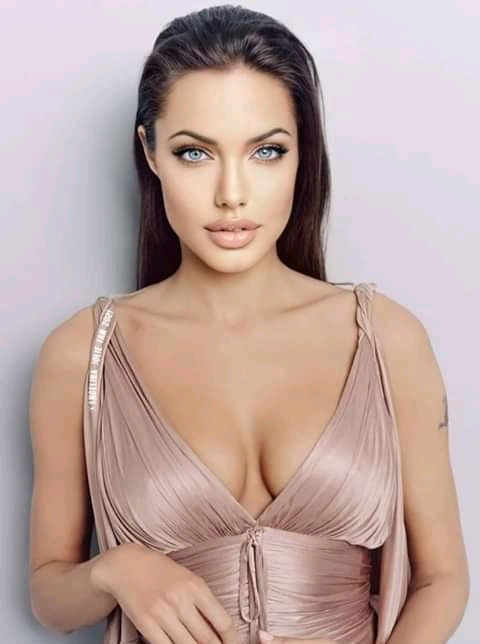
#> input picture ManagementSystems/Hotel Managemet System/profiles/b (4).jpg, 480 x 644 px
$ python dropshadowsPiL.py   (older library calls are emulated)
#> lines starting #> are read from the running program, lines starting #| are printed output that depends on the picture; after the words box and inside, x2 and y2 are one past the last pixel; in counts of white or black regions, pixels touching at a corner belong together
from PIL import Image,ImageFilter

def dropShadow(image, offset=(5,5), background="white", shadow="grey", border=8, iterations=3):
    totalWidth=image.size[0]+abs(offset[0])+2*border
    totalHeight=image.size[0]+abs(offset[1])+2*border
    back=Image.new(image.mode, (totalWidth,totalHeight),background)

    shadowLeft= border+max(offset[0],0)
    shadowTop=border+max(offset[1],0)
    back.paste(shadow, [shadowLeft,shadowTop,shadowLeft+image.size[0],shadowTop+image.size[1]])

    n=0
    while n<iterations:
        back=back.filter(ImageFilter.BLUR)
        n+=1

    imageLeft=border-min(offset[0],0)
    imageTop=border-min(offset[1],0)
    back.paste(image,(imageLeft,imageTop))
    return back

if __name__=="__main__":
    image=Image.open("./profiles/b (4).jpg")
#> image is the input picture: PIL image 480x644 RGB; mean R, G, B 189.1, 164.8, 159
    image.thumbnail((200,200),Image.ANTIALIAS)
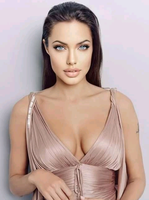
#> image: PIL image 149x200 RGB; mean R, G, B 189.1, 164.8, 159
    dropShadow(image).show()
#> in dropShadow, `back=Image.new(image.mode, (totalWidth,totalHeight),background)`: back: PIL image 170x170 RGB; every value is 255
#> in dropShadow, `back.paste(shadow, [shadowLeft,shadowTop,shadowLeft+image.size[0],shad..`:
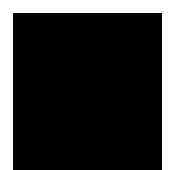
#> back: PIL image 170x170 RGB; values 128 (black) and 255 (white), 19.1% white; 1 white region, box (x1, y1, x2, y2) and area: (0, 0, 170, 170) 5507
#> the loop in dropShadow, `while n<iterations:` made 3 passes
#> pass 2, in dropShadow, `back=back.filter(ImageFilter.BLUR)`:
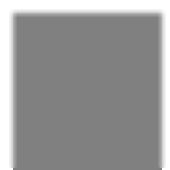
#> back: PIL image 170x170 RGB; min 128, max 255, mean 152.2
#> after the loop in dropShadow, `while n<iterations:`: n = 3
    dropShadow(image,background="beige", shadow=0x444444, offset=(0,5)).show()
#> call 2 of dropShadow, with offset = (0, 5), background = 'beige', shadow = 4473924, border = 8, iterations = 3
#> in dropShadow (call 2), `back=Image.new(image.mode, (totalWidth,totalHeight),background)`:
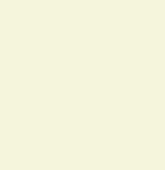
#> back: PIL image 165x170 RGB; mean R, G, B 245, 245, 220
#> the loop in dropShadow (call 2), `while n<iterations:` made 3 passes
#> pass 1, in dropShadow (call 2), `back=back.filter(ImageFilter.BLUR)`:
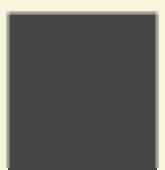
#> back: PIL image 165x170 RGB; mean R, G, B 97.4, 97.4, 93.3
#> pass 2, in dropShadow (call 2), `back=back.filter(ImageFilter.BLUR)`:
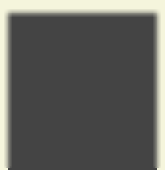
#> back: PIL image 165x170 RGB; mean R, G, B 97.4, 97.4, 93.3
#> in dropShadow (call 2), `back.paste(image,(imageLeft,imageTop))`:
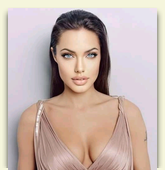
#> back: PIL image 165x170 RGB; mean R, G, B 197.9, 178.9, 171.8

$ run again, with ManagementSystems/Hotel Managemet System/profiles/b (1).jpg copied over ManagementSystems/Hotel Managemet System/profiles/b (4).jpg
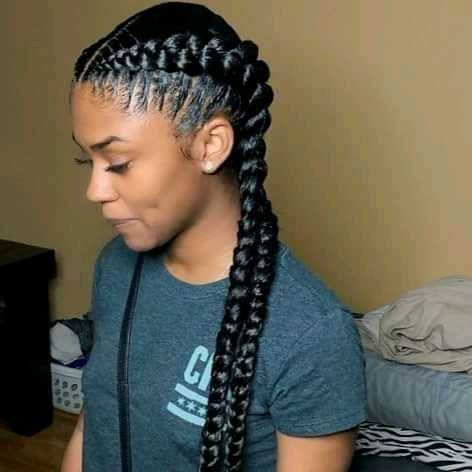
#> input picture ManagementSystems/Hotel Managemet System/profiles/b (1).jpg, 472 x 472 px
#> image is the input picture: PIL image 472x472 RGB; mean R, G, B 99.4, 94.7, 77.8
#> image: PIL image 200x200 RGB
#> in dropShadow, `back.paste(shadow, [shadowLeft,shadowTop,shadowLeft+image.size[0],shad..`:
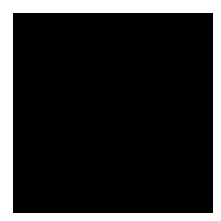
#> back: PIL image 221x221 RGB; values 128 (black) and 255 (white), 18.1% white; 1 white region, box (x1, y1, x2, y2) and area: (0, 0, 221, 221) 8841
#> after the loop in dropShadow, `while n<iterations:`: n = 3
#> in dropShadow (call 2), `back.paste(image,(imageLeft,imageTop))`:
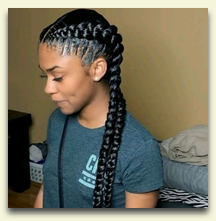
#> back: PIL image 216x221 RGB; mean R, G, B 117.6, 113.6, 96.2

$ run again, with ManagementSystems/Hotel Managemet System/profiles/b (2).jpg copied over ManagementSystems/Hotel Managemet System/profiles/b (4).jpg
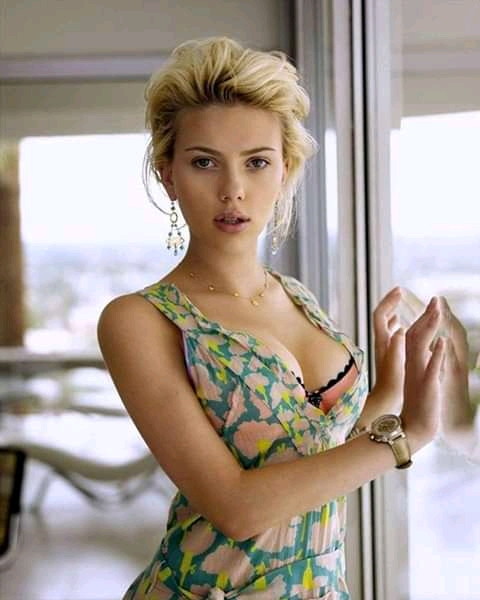
#> input picture ManagementSystems/Hotel Managemet System/profiles/b (2).jpg, 480 x 600 px
#> image is the input picture: PIL image 480x600 RGB; mean R, G, B 167.9, 155.8, 146.1
#> image: PIL image 160x200 RGB
#> in dropShadow, `back.paste(shadow, [shadowLeft,shadowTop,shadowLeft+image.size[0],shad..`:
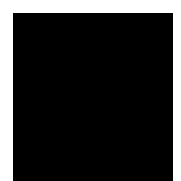
#> back: PIL image 181x181 RGB; values 128 (black) and 255 (white), 18% white; 1 white region, box (x1, y1, x2, y2) and area: (0, 0, 181, 181) 5881
#> after the loop in dropShadow, `while n<iterations:`: n = 3
#> in dropShadow (call 2), `back.paste(image,(imageLeft,imageTop))`:
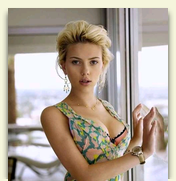
#> back: PIL image 176x181 RGB; mean R, G, B 177.7, 165.8, 153.8

$ run again, with ManagementSystems/Hotel Managemet System/profiles/b (3).jpg copied over ManagementSystems/Hotel Managemet System/profiles/b (4).jpg
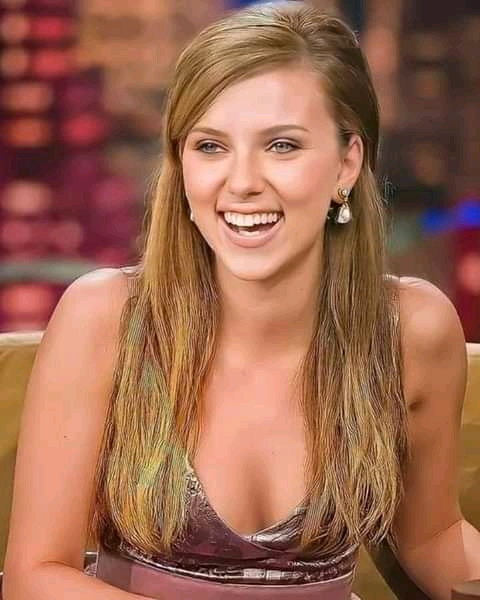
#> input picture ManagementSystems/Hotel Managemet System/profiles/b (3).jpg, 480 x 600 px
#> image is the input picture: PIL image 480x600 RGB; mean R, G, B 156.5, 102.9, 79.8
#> image: PIL image 160x200 RGB
#> after the loop in dropShadow, `while n<iterations:`: n = 3
#> in dropShadow (call 2), `back.paste(image,(imageLeft,imageTop))`:
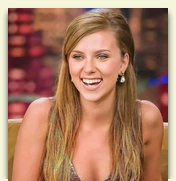
#> back: PIL image 176x181 RGB; mean R, G, B 168, 121.4, 97.7
